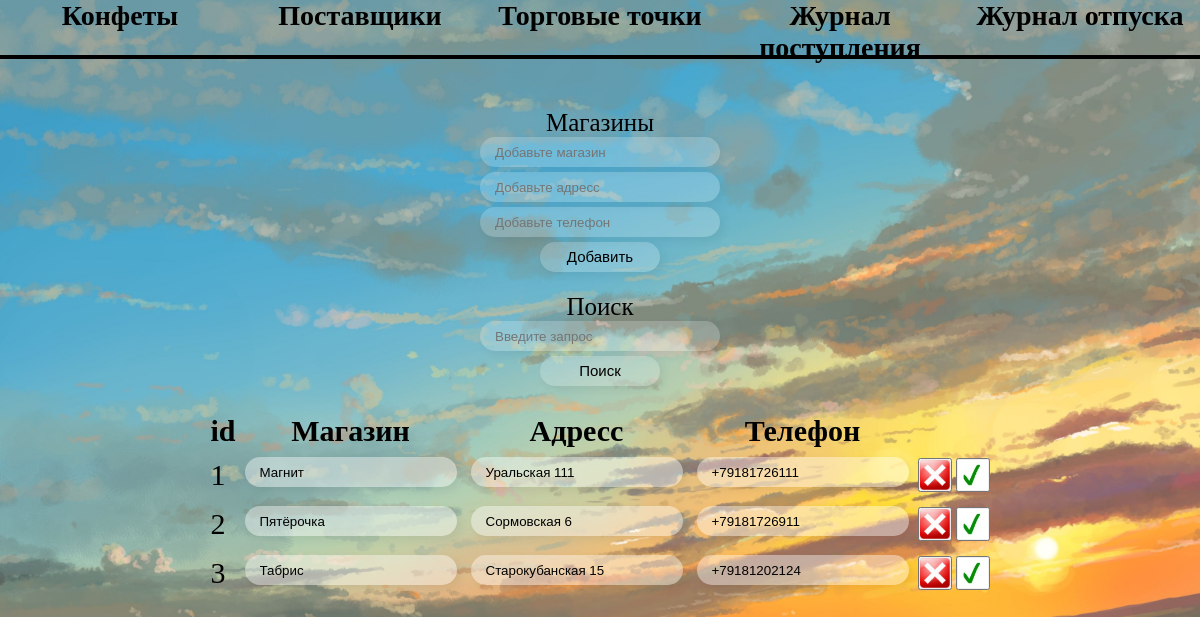
Screenshot of /stores.php with the database file from the repository.
### tables this page shows
CREATE TABLE `stores` (
  `id` int NOT NULL,
  `name` varchar(100) NOT NULL,
  `adress` varchar(100) NOT NULL,
  `phone` varchar(20) NOT NULL
);

### stores.php (the view, shortened to what this page needs)
<link rel="stylesheet" href="style/style.css">
<div class="Headings">
    <div class="Item-Headings">
        <a href="candies.php">Конфеты</a>
    </div>
    <div class="Item-Headings">
        <a href="suppliers.php">Поставщики</a>
    </div>
    <div class="Item-Headings">
        <a href="stores.php">Торговые точки</a>
    </div>
    <div class="Item-Headings">
        <a href="ProductReceipt.php">Журнал поступления</a>
    </div>
    <div class="Item-Headings">
        <a href="ProductRelease.php">Журнал отпуска</a>
    </div>
</div>
<div class="wrap">
    <div class="formWrap">
        <form id="formAdd" action="" method="POST" class="formStyle">
            <label for="candie">Магазины</label><br>
            <input class="inputStyle" type="text" name="store" placeholder="Добавьте магазин" id="store">
            <br>
            <input class="inputStyle" type="text" name="adress" placeholder="Добавьте адресс" id="adress">
            <br>
            <input class="inputStyle" type="text" name="phone" placeholder="Добавьте телефон" id="phone">
            <br>
            <input type="submit" value="Добавить" class="input-button inputStyle">
        </form>
        <form id="fordSearch" action="" method="POST" class="formStyle">
            <label for="search">Поиск</label><br>
            <input class="inputStyle" type="text" name="search" placeholder="Введите запрос" id="search">
            <br>
            <input type="submit" value="Поиск" class="input-button inputStyle">
        </form>
    </div>
</div>
<?php
$user = 'root';
$pass = '';
$db = new PDO('mysql:host=localhost;dbname=myDB', $user, $pass, array(PDO::ATTR_PERSISTENT => true));
if(!empty($_POST['search'])){
    try {
        $request = $_POST['search'];
        $stmt = $db->prepare("SELECT * FROM stores WHERE name LIKE '%$request%' or adress like '%$request%' or phone LIKE '%$request%'");
        $stmt->execute();
        $values = $stmt->fetchAll(PDO::FETCH_ASSOC);
        $search = 1;
    } catch (PDOException $e) {
        exit();
    }
}
else{
    try {
        $stmt = $db->prepare("SELECT * FROM stores");
        $stmt->execute();
        $values = $stmt->fetchAll(PDO::FETCH_ASSOC);
    } catch (PDOException $e) {
        exit();
    }
}
?>
<div class="tableWrap">
    <table>
    <thead>
        <tr>
            <th>id</th>
            <th>Магазин</th>
            <th>Адресс</th>
            <th>Телефон</th>
        </tr>
    </thead>
    <tbody>
        <?php foreach ($values as $row): ?>
            <form action="" method="POST">
                <tr>
                <td><?php print($row['id']); ?></td>
                <td><div class="inputTable"><input  class="inputStyleTable" type="text" name="store<?php print($row['id']) ?>" value="<?php print($row['name']); ?>"></div></td>
                <td><div class="inputTable"><input  class="inputStyleTable" type="text" name="adress<?php print($row['id']) ?>" value="<?php print($row['adress']); ?>"></div></td>
                <td><div class="inputTable"><input  class="inputStyleTable" type="text" name="phone<?php print($row['id']) ?>" value="<?php print($row['phone']); ?>"></div></td>
                <td><button type="submit" name="action" value="delete<?php print($row['id']) ?>"><img src="images/RedCross.png" alt="Error" title="Удалить"></button></td>
                <td><button type="submit" name="action" value="save<?php print($row['id']) ?>"><img src="images/GreenCheckMark.jpg" alt="Error"title="Сохранить"></button></td>
                </tr>
            </form>
        <?php endforeach; ?>
    </tbody>
    </table>
</div>

### style/style.css (style rules this page uses)
table { font-size: 30px; }
img { width: 30px; height: 30px; }
button { padding: 0; }
.Headings { display: flex; justify-content: space-evenly; width: 100%; height: 55px; border-bottom: 4px solid black; }
a { text-decoration: none; color: black; font-weight: 900; font-family: cursive; }
.Item-Headings { width: 100%; height: 100%; font-size: 28px; text-align: center; }
.wrap { margin-top: 50px; width: 100%; text-align: center; }
.formWrap { margin-left: auto; margin-right: auto; }
label { font-size: 25px; font-family: segoe print; }
.inputStyle { width:20%; resize: vertical; padding:15px; border-radius:15px; border:0; box-shadow:4px 4px 10px rgba(0,0,0,0.06); height:15px; margin-bottom: 5px; background-color: rgba(255, 255, 255, 0.2); }
.inputStyleTable { width:100%; resize: vertical; padding:15px; border-radius:15px; border:0; box-shadow:4px 4px 10px rgba(0,0,0,0.06); height:15px; margin-bottom: 5px; background-color: rgba(255, 255, 255, 0.4); margin-right: 5px; }
.input-button { width: 10%; line-height: 0; text-align: center; font-size: 15px; }
.tableWrap { width: 100%; margin-top: 20px; }
table { margin-left: auto; margin-right: auto; }
.inputTable { text-align: center; line-height: 0; margin: 5px; }

### rows the page displays
stores: id "1", name "Магнит", adress "Уральская 111", phone "+79181726111"
stores: id "2", name "Пятёрочка", adress "Сормовская 6", phone "+79181726911"
stores: id "3", name "Табрис", adress "Старокубанская 15", phone "+79181202124"
